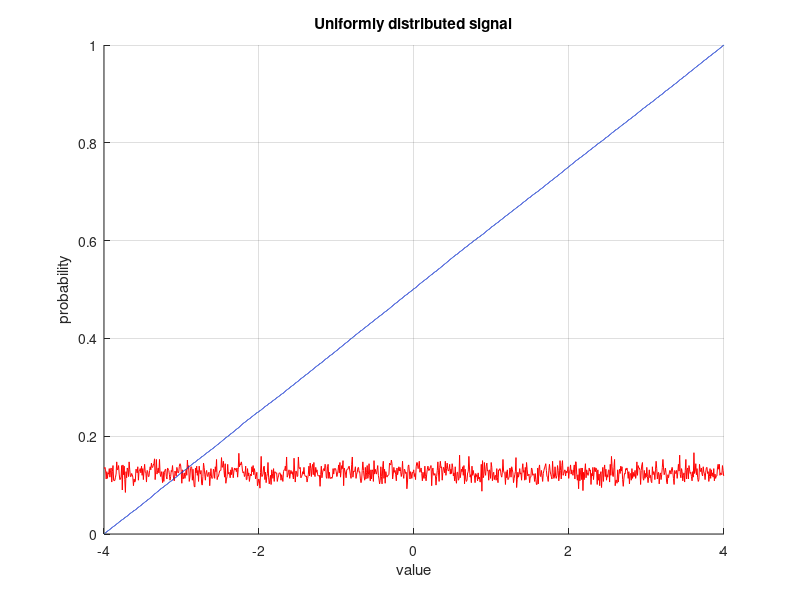

Reproduce this figure in MATLAB.
clf;
hold on;

% signal
length = 100000;
u = rand(1, length) * 8 - 4;

% probability density function
bins = length / 100;
[pdfy, pdfx] = hist(u, bins);
pdfy = pdfy / length / diff(pdfx(1:2));
plot(pdfx, pdfy, 'r');

% cumulative distribution function
cdfplot(u);

% figure information
xlabel('value');
ylabel('probability');
title('Uniformly distributed signal');
